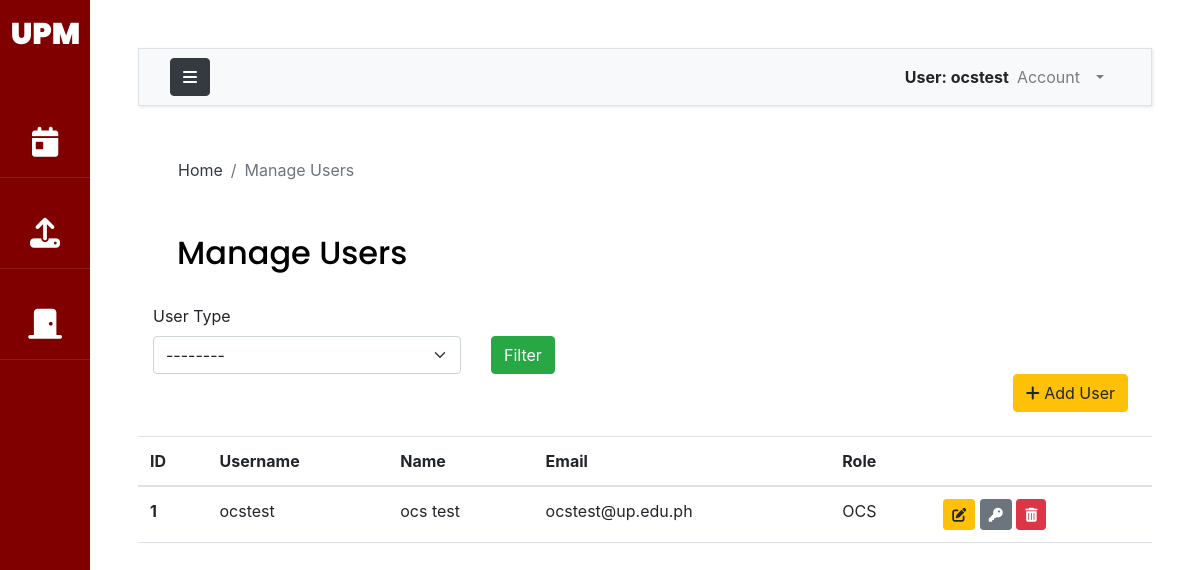
Before: /accounts/manage/ (signed in) with the older database file.
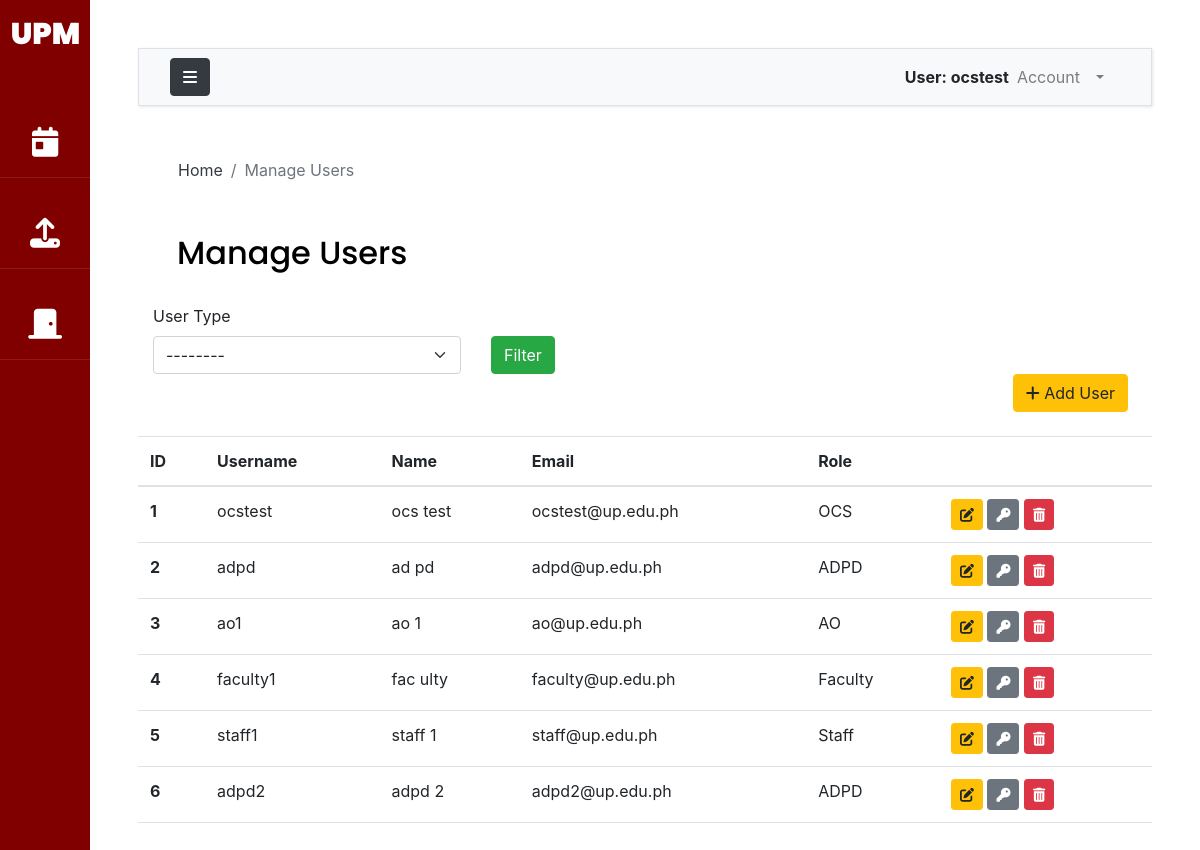
After: the same page with the newer database file.
### accounts/models.py (models this page shows, shortened)
class AuthUser(AbstractUser):
    FACULTY = 1
    STAFF = 2
    OCS = 3
    ADPD = 4
    AO = 5
    USER_TYPE_CHOICES = (
        (FACULTY, 'Faculty'),
        (STAFF, 'Staff'),
        (OCS, 'OCS'),
        (ADPD, 'ADPD'),
        (AO,'AO')
    )
    first_name = models.CharField(max_length=200)
    last_name = models.CharField(max_length=200)
    email = models.EmailField(unique=True, validators=[
        EmailValidator(allowlist=['up.edu.ph'])
    ])
    college = models.ForeignKey("UPM.College",on_delete=models.CASCADE,null=True,blank=True)
    department = models.ForeignKey("UPM.Department",on_delete=models.CASCADE,null=True,blank=True)
    user_type = models.PositiveSmallIntegerField(choices=USER_TYPE_CHOICES,null=True)
    def __str__(self):
        return self.username

### accounts/views.py (the view, shortened to what this page needs)
# urls.py: path('manage/',views.manageUsers,name='manageUsers'),
@login_required(login_url='loginPage')
def manageUsers(request):
    users = AuthUser.objects.exclude(username='admin')
    context={'users':users}
    return render(request,"accounts/users.html",context)

### templates/accounts/users.html (shortened to what this page needs)
{% extends 'base.html' %}
{% load static %}
{% load crispy_forms_tags %}
{% block breadcrumb %}
<nav aria-label="breadcrumb">
  <ol class="breadcrumb mt-3 ms-4 bg-body">
    <li class="breadcrumb-item"><a href="{% url 'indexPage' %}" class="text-dark">Home</a></li>
    <li class="breadcrumb-item active" aria-current="page">Manage Users</li>
  </ol>
</nav>
{% endblock breadcrumb %}
{% block content %}
<div class = "container-fluid">
    <h2 class="py-4 px-4">Manage Users</h2>
      <form method="POST" action="">
        <div class="row">
            <div class="col-md-4 ">
                <label class="form-label">User Type</label>
                <select class="form-select" id="role" name="role">
                    <option value="none">--------</option>
                </select>
            </div>
            <div class="col-md-4 mt-4 pt-2">
              <button type="submit" class='btn btn-success'> Filter</button>
            </div>
        </div>
    </div>
    <div class = 'text-right'>
      <a class='btn btn-warning mb-4 mx-4' role='button' href = "{% url 'AddUserPage' %}"><i class="fa-solid fa-plus"></i> Add User</a>
    </div>
    {% include "accounts/user-table.html" %}
</div>
{% endblock content %}

### templates/base.html (shortened to what this page needs)
{% load static %}
{% load crispy_forms_tags %}
<!DOCTYPE html>
<html lang="en">
    <head>
        {% include 'css_modules.html' %}
    </head>
    <body>
        <div class="wrapper d-flex align-items-stretch">
            <nav id="sidebar" class="active">
                <h1><a href="{% url 'indexPage' %}" class="logo mt-2 pt-2">UPM</a></h1>
                <ul class="list-unstyled components mb-5">
                    <li>
                        <a href="{% url 'viewBookings' %}"><i class="fa-solid fa-calendar-day"></i> <span class="link_label ms-1"> Bookings</span></a>
                    </li>
                    {% if request.user.user_type == none %}
                    <li>
                        <a data-bs-toggle="collapse" href="#collapseOptions" role="button" aria-expanded="false" aria-controls="collapseOptions" id="clps"><i class="fa fa-cogs"></i> <span class="link_label">Administrator</span></a>
                        <div class="collapse" id="collapseOptions">
                            <a class='sub ms-4' href="{% url 'manageUsers' %}"><i class="sub fa fa-user"></i><span class="link_label ms-2">Manage Users</span></a>
                            <a class='sub ms-4' href="{% url 'manageCollege' %}"><i class="sub fa-solid fa-school"></i></i><span class="link_label">Manage Colleges</span></a>
                            <a class='sub ms-4' href="{% url 'manageRooms' %}"><i class="sub fa-solid fa-door-closed"></i><span class="link_label ms-1">Manage Rooms</span></a>
                            <a class='sub ms-4' href="{% url 'manageTerm' %}"><i class="sub fa fa-calendar"></i><span class="link_label ms-2">Manage Terms</span></a>
                        <div>
                    </li>
                    {% else %}
                        {% if request.user.user_type == 3 %}
                        <li>
                            <a href="{% url 'uploadPage' %}"><i class="fa-solid fa-upload"></i><span class="link_label"> Upload</span></a>
                        </li>
                        {%endif%}
                        {% if request.user.user_type != none %}
                        <li>
                            <a href="{% url 'roomView' %}"><i class="fa-solid fa-door-closed"></i> <span class="link_label">View Rooms</span></a>
                        </li>
                       {% endif %}
                    {% endif %}
                </ul>
            </nav>
            <div id="content" class="p-4 p-md-5 bg-body">
                <nav class="navbar navbar-expand-lg navbar-light bg-light border">
                    <div class="container-fluid">
                        <button type="button" id="sidebarCollapse" class="btn btn-dark">
                            <i class="fa fa-bars"></i>
                        </button>
                        <div class="collapse navbar-collapse" id="navbarSupportedContent">
                            <ul class="nav navbar-nav ml-auto">
                                <span class="fw-bolder mt-2">User: {{request.user}}</span>
                                <li class="nav-item dropdown me-3 pe-3">
                                    <a class="nav-link dropdown-toggle" href="#" id="navbarDropdown" role="button" data-bs-toggle="dropdown" aria-expanded="false">
                                      Account
                                    </a>
                                </li>
                            </ul>
                        </div>
                    </div>
                </nav>
                <main>
                    <div class="app-title">
                        {% block breadcrumb %}
                        {% endblock breadcrumb %}
                    </div>
                    {% block content %}
                    {% endblock content %}
            </div>
    </body>
</html>

### templates/accounts/user-table.html
<table id='user-table' class="table">
    <thead>
      <tr>
        <th scope="col">ID</th>
        <th scope="col">Username</th>
        <th scope="col">Name</th>
        <th scope="col">Email</th>
        <th scope="col">Role</th>
        <th scope="col"></th>
      </tr>
    </thead>
    <tbody>
      {% for u in users %}
      <tr>
        <th scope="row">{{forloop.counter}}</th>
        <td>{{u.username}}</td>
        <td>{{u.get_full_name}}</td>
        <td>{{u.email}}</td>
        <td>{{u.get_user_type_display}}</td>
        <td>
            <button type="button" class="update bs-modal btn btn-sm btn-warning btn-sm" data-form-url="{% url 'editUser' u.id %}"><i class="fa-solid fa-pen-to-square"></i></button>
            <button type="button" class="pass bs-modal btn btn-sm btn-secondary btn-sm" data-form-url="{% url 'changePass' u.id %}"><i class="fa-solid fa-key"></i></button>
            <button type="button" class="delete bs-modal btn btn-sm btn-danger btn-sm" data-form-url="{% url 'deleteUser' u.id %}"><i class="fa-solid fa-trash-can"></i> </button>
        </td>
      </tr>
      {% endfor %}
    </tbody>
  </table>

Changed rows visible on the page:
added AuthUser: username "adpd", get_full_name "ad pd", email "adpd@up.edu.ph", user_type "ADPD"
added AuthUser: username "ao1", get_full_name "ao 1", email "ao@up.edu.ph", user_type "AO"
added AuthUser: username "faculty1", get_full_name "fac ulty", email "faculty@up.edu.ph", user_type "Faculty"
added AuthUser: username "staff1", get_full_name "staff 1", email "staff@up.edu.ph", user_type "Staff"
added AuthUser: username "adpd2", get_full_name "adpd 2", email "adpd2@up.edu.ph", user_type "ADPD"
